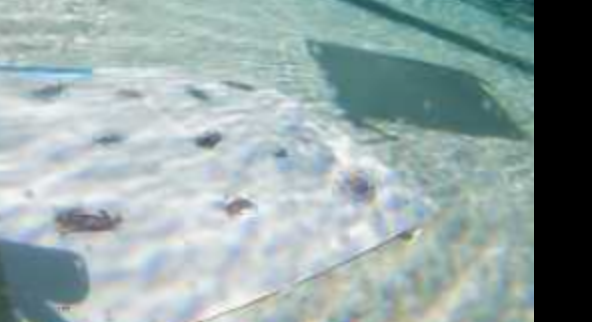
#> input picture Image_Rec/Screenshot 2026-04-03 at 3.54.04 PM.png, 592 x 322 px, found by its file name
$ python main.py
#> lines starting #> are read from the running program, lines starting #| are printed output that depends on the picture; after the words box and inside, x2 and y2 are one past the last pixel; in counts of white or black regions, pixels touching at a corner belong together
import cv2
import numpy as np
import glob

TEST_IMAGE_PATH = "/Users/kashishkapoor/Ranger-25-26/Image_Rec/Screenshot 2026-04-03 at 3.54.04 PM.png"
DATASET_FOLDER = "/Users/kashishkapoor/Ranger-25-26/Image_Rec/dataset/*.png"

THRESHOLD = 0.35  # -----
SCALE_STEPS = [0.4, 0.5, 0.6, 0.7, 0.8, 0.9, 1.0, 1.1, 1.2, 1.4]
RESIZE_WIDTH = 1280
WHITE_THRESH = 200


def remove_white_background(template_bgr):
    gray = cv2.cvtColor(template_bgr, cv2.COLOR_BGR2GRAY)
    _, mask = cv2.threshold(gray, WHITE_THRESH, 255, cv2.THRESH_BINARY_INV)
    kernel = cv2.getStructuringElement(cv2.MORPH_ELLIPSE, (5, 5))
    mask = cv2.morphologyEx(mask, cv2.MORPH_CLOSE, kernel, iterations=2)
    mask = cv2.morphologyEx(mask, cv2.MORPH_OPEN,  kernel, iterations=1)
    masked = gray.copy()
    masked[mask == 0] = 128

    return masked, mask


def match_template_masked(gray_img, template_gray, mask, threshold):
    h, w = template_gray.shape[:2]
    if w >= gray_img.shape[1] or h >= gray_img.shape[0]:
        return []

    res = cv2.matchTemplate(gray_img, template_gray, cv2.TM_CCOEFF_NORMED)
    loc = np.where(res >= threshold)

    results = []
    for pt in zip(*loc[::-1]):
        score = float(res[pt[1], pt[0]])
        results.append((int(pt[0]), int(pt[1]), int(w), int(h), score))
    return results


def orb_count_crabs(gray_img, templates_bgr, min_matches=12):
    orb = cv2.ORB_create(nfeatures=1000)
    bf = cv2.BFMatcher(cv2.NORM_HAMMING, crossCheck=True)

    kp2, des2 = orb.detectAndCompute(gray_img, None)
    if des2 is None:
        return 0

    count = 0
    for tmpl in templates_bgr:
        if tmpl is None:
            continue
        gray_tmpl = cv2.cvtColor(tmpl, cv2.COLOR_BGR2GRAY)
        kp1, des1 = orb.detectAndCompute(gray_tmpl, None)
        if des1 is None:
            continue

        matches = bf.match(des1, des2)
        good = [m for m in matches if m.distance < 60]
        if len(good) >= min_matches:
            count += 1
            print(f"[ORB] Template matched with {len(good)} good features")

    return count


img = cv2.imread(TEST_IMAGE_PATH)
#> img is the input picture: shape (322, 592, 3); mean B, G, R 166, 166.3, 149.1
if img is None:
    print(f"Error: Could not load test image at {TEST_IMAGE_PATH}")
    exit()

scale_ratio = RESIZE_WIDTH / img.shape[1]
#> scale_ratio = 2.16
img = cv2.resize(img, (RESIZE_WIDTH, int(img.shape[0] * scale_ratio)))
#> img: shape (696, 1280, 3)
gray = cv2.cvtColor(img, cv2.COLOR_BGR2GRAY)
gray = cv2.equalizeHist(gray)
print(f"[INFO] Test image: {img.shape[1]}x{img.shape[0]}")
#| [INFO] Test image: 1280x696
template_paths = glob.glob(DATASET_FOLDER)
if not template_paths:
    print(f"Error: No templates found in {DATASET_FOLDER}")
    exit()

print(f"Found {len(template_paths)} template(s)")
templates_bgr = [cv2.imread(p) for p in template_paths]
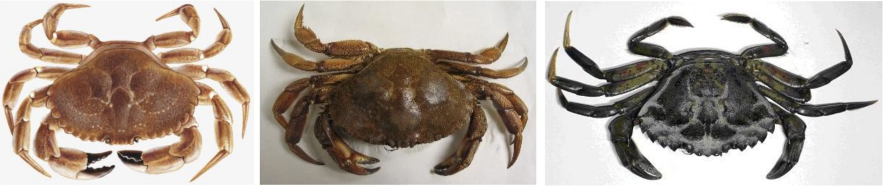
#> input picture Image_Rec/dataset/pic.png, 1766 x 374 px (shown at 1/2 size)
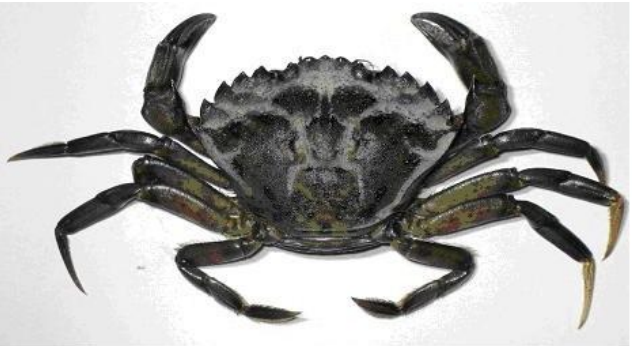
#> input picture Image_Rec/dataset/ref_1.png, 632 x 346 px
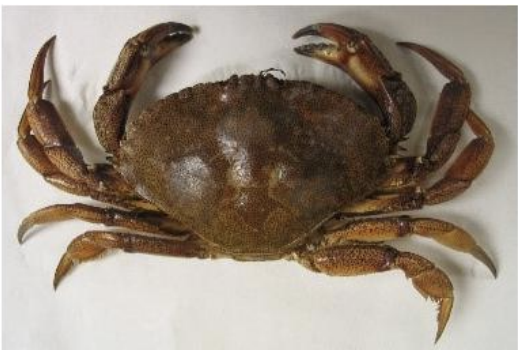
#> input picture Image_Rec/dataset/ref_2.png, 518 x 350 px
#> templates_bgr = 3 items
all_boxes = []
all_scores = []

for tidx, tmpl_bgr in enumerate(templates_bgr):
    if tmpl_bgr is None:
        print(f"Template {tidx} failed to load")
        continue

    masked_tmpl, mask = remove_white_background(tmpl_bgr)
    orig_h, orig_w = masked_tmpl.shape[:2]
    best_score = 0.0

    for scale in SCALE_STEPS:
        w = int(orig_w * scale)
        h = int(orig_h * scale)

        if w < 20 or h < 20:
            continue
        if w >= gray.shape[1] or h >= gray.shape[0]:
            continue

        scaled_tmpl = cv2.resize(masked_tmpl, (w, h))
        hits = match_template_masked(gray, scaled_tmpl, mask, THRESHOLD)

        for (x, y, bw, bh, score) in hits:
            all_boxes.append([x, y, bw, bh])
            all_scores.append(score)
            if score > best_score:
                best_score = score

    print(
        f"Template {tidx} ({orig_w}x{orig_h}px) — best score: {best_score:.3f}")
#> this loop made 3 passes
#> (orig_h, orig_w) on passes 1 to 3: (374, 1766), (346, 632), (350, 518)
#| Template 0 (1766x374px) — best score: 0.000
#| Template 1 (632x346px) — best score: 0.384
#| Template 2 (518x350px) — best score: 0.497
#> pass 1, in remove_white_background, `mask = cv2.morphologyEx(mask, cv2.MORPH_CLOSE, kernel, iterations=2)`:
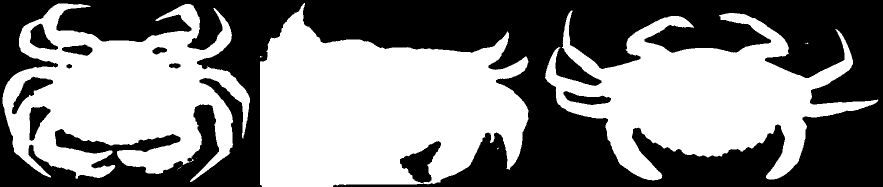
#> mask: shape (374, 1766) (shown at 1/2 size); 51.1% white; 10 black regions, largest, box (x1, y1, x2, y2) and area: (0, 0, 1766, 374) 312078, (800, 282, 882, 366) 3316, (24, 153, 106, 229) 1938
#> after the loop:
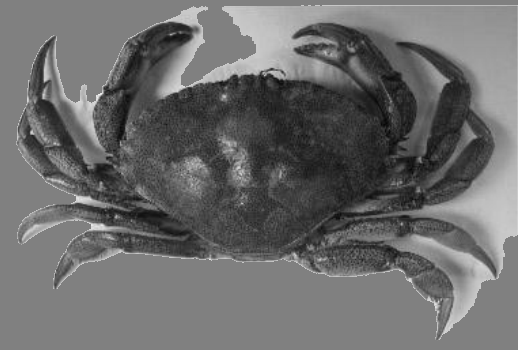
#> masked_tmpl: shape (350, 518); min 6, max 240, mean 107.4
#> after the loop, all_boxes = 9230 items, first 6: [68, 399, 252, 138], [69, 399, 252, 138], [70, 399, 252, 138], [61, 400, 252, 138], [62, 400, 252, 138], [63, 400, 252, 138]; all_scores = 9230 values, max 0.497 at index 3446, min 0.35 at index 1432, mean 0.381

print(f"Raw hits before NMS: {len(all_boxes)}")
#| Raw hits before NMS: 9230

count = 0
#> count = 0
if all_boxes:
    indices = cv2.dnn.NMSBoxes(
        all_boxes, all_scores,
        score_threshold=THRESHOLD,
        nms_threshold=0.3
    )
#> indices = [3446, 5217, 2154, 1653, 4562, 8107, 9090, 1312, 1399, 4286, 5606]
    indices = indices.flatten() if len(indices) > 0 else []
    count = len(indices)
#> count = 11

    for i in indices:
        x, y, w, h = all_boxes[i]
        cv2.rectangle(img, (x, y), (x + w, y + h), (203, 192, 255), 2)
        cv2.putText(img, f"{all_scores[i]:.2f}", (x, y - 6),
                    cv2.FONT_HERSHEY_SIMPLEX, 0.5, (203, 192, 255), 1)
#> this loop made 11 passes
#> (i, x, y, w, h) on passes 1 to 11: (3446, 78, 414, 207, 140), (5217, 199, 529, 207, 140), (2154, 634, 348, 207, 140), (1653, 530, 291, 207, 140), (4562, 358, 503, 207, 140), (8107, 792, 120, 310, 210), (9090, 72, 238, 310, 210), (1312, 947, 194, 207, 140), (1399, 311, 254, 207, 140), (4286, 893, 427, 207, 140), (5606, 792, 547, 207, 140)
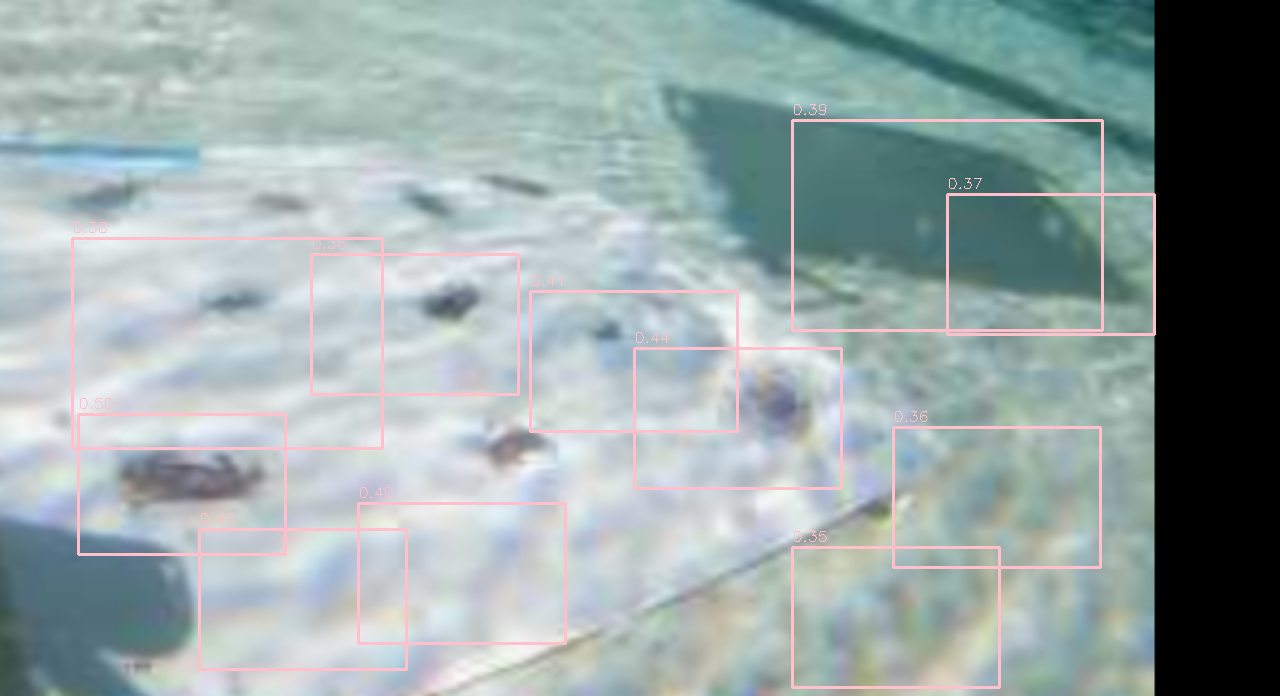
#> img: shape (696, 1280, 3); mean B, G, R 166.2, 166.2, 151.3

if count == 0:
    print("Template matching found 0 — trying ORB feature matching...")
    count = orb_count_crabs(gray, templates_bgr)
    print(f"ORB fallback count: {count}")

print(f"\n{'='*30}")
print(f"  TOTAL CRABS DETECTEDDD!!--better be right bro: {count}")
#|   TOTAL CRABS DETECTEDDD!!--better be right bro: 11
print(f"{'='*30}\n")

cv2.putText(img, f"Crabs: {count}", (30, 70),
            cv2.FONT_HERSHEY_SIMPLEX, 2.5, (203, 192, 255), 4)
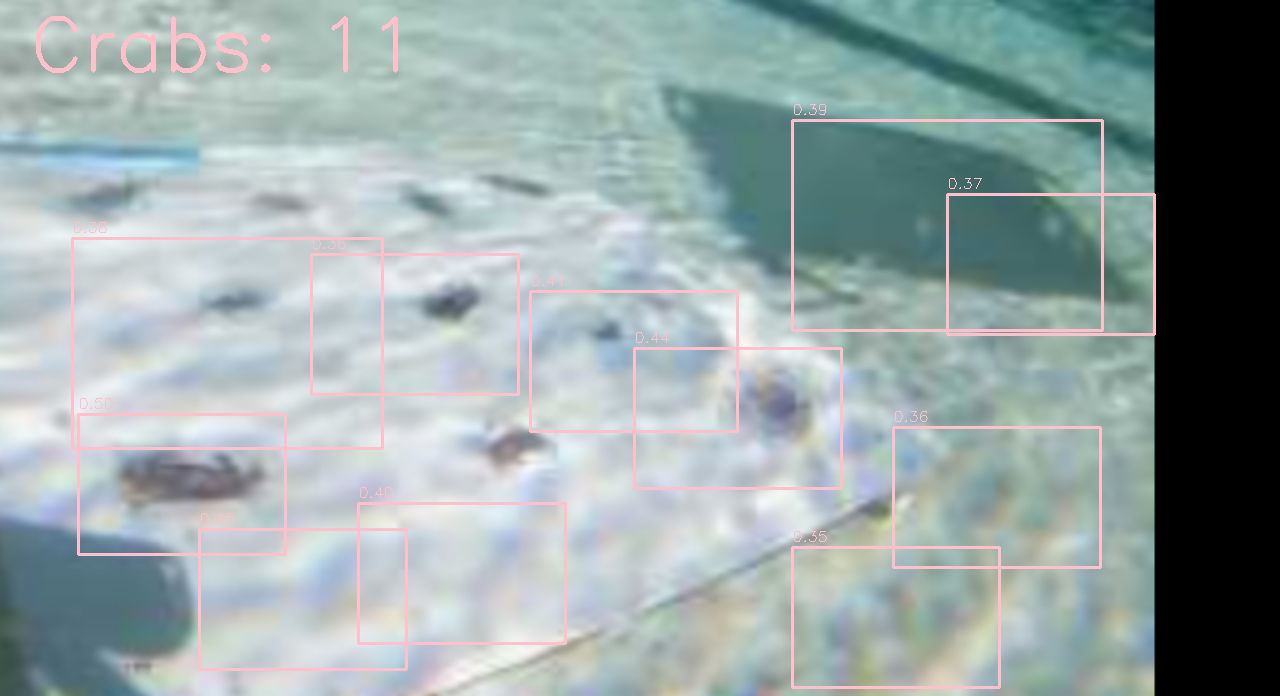
#> img: shape (696, 1280, 3); 0.39% of pixels changed, all inside (x1, y1, x2, y2) = (36, 16, 398, 73)
cv2.imshow("Crab Detection", img)
cv2.waitKey(0)
cv2.destroyAllWindows()
